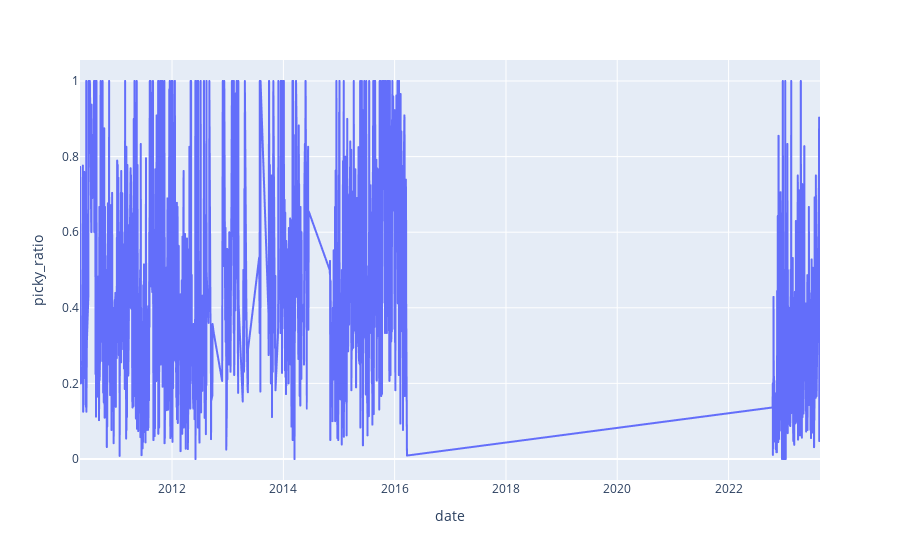

Notebook code cell kept with this figure:
### Code cell
px.line(joined_date, "date", "picky_ratio")

### Figure 1 — Plotly figure (JSON) as saved in the notebook; plotly's stock layout.template omitted (floating-point values rounded to 4 significant figures; data arrays with more than 128 entries replaced by an {"elided": "..."} marker saying what was removed)
{"data": [{"hovertemplate": "date=%{x}<br>picky_ratio=%{y}<extra></extra>", "legendgroup": "", "line": {"color": "#636efa", "dash": "solid"}, "marker": {"symbol": "circle"}, "mode": "lines", "name": "", "showlegend": false, "type": "scattergl", "x": {"elided": "1583 str values"}, "xaxis": "x", "y": {"elided": "1583 float values"}, "yaxis": "y"}], "layout": {"legend": {"tracegroupgap": 0}, "margin": {"t": 60}, "xaxis": {"anchor": "y", "domain": [0, 1], "title": {"text": "date"}}, "yaxis": {"anchor": "x", "domain": [0, 1], "title": {"text": "picky_ratio"}}}}
